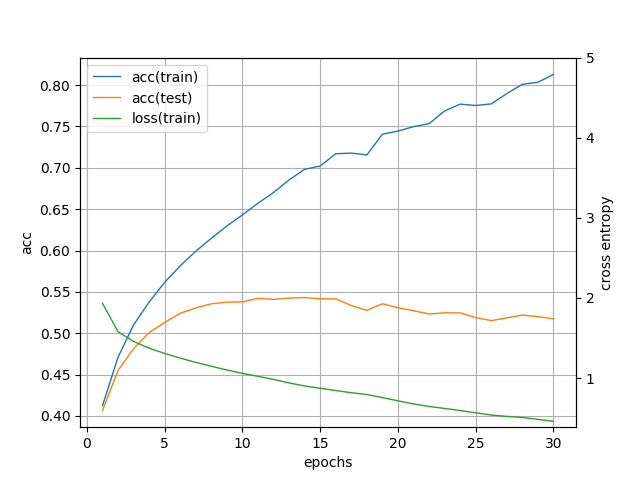

Recreate this plot in Python.
import numpy as np
import chainer
from chainer import Chain, Variable, cuda
import chainer.functions as F
import chainer.links as L
from chainer.cuda import cupy as cp
from matplotlib import pyplot as plt
import argparse
from copy import copy

batch_size = 500
n_pretrain = 15
n_maxtrain = 30

class NeuralNet(chainer.Chain):
	def __init__(self, n_hidden=1000, w1=None, b1=None, w2=None, w3=None):
		super().__init__()
		with self.init_scope():
			self.l1 = L.Convolution2D(3, 4, 5, initialW=w1, initial_bias=b1)
			self.l2 = L.Linear(3136, n_hidden, nobias=True, initialW=w2)
			self.l3 = L.Linear(n_hidden, 10, nobias=True, initialW=w3)
	
	def __call__(self, x, unchain=False):
		h1 = F.relu(self.l1(x))
		if unchain:
			h1.unchain()
		h2 = F.relu(self.l2(h1))
		return self.l3(h2)
	
	def prun(self, threshold=0.1):
		xp = self.xp
		w1 = self.l1.W.data
		b1 = self.l1.b.data
		w2 = self.l2.W.data
		w3 = self.l3.W.data
		beta = xp.sum(w2 ** 2, axis=1)
		cbf = xp.sort(beta)[threshold*beta.shape[0]]
		filter = cbf <= beta
		w2 = w2[filter]
		w3 = w3.T[filter].T
		n_hidden = int(xp.sum(filter))
		if type(w1) is cp.core.core.ndarray:
			w1 = w1.get()
			b1 = b1.get()
			w2 = w2.get()
			w3 = w3.get()
			return NeuralNet(n_hidden, w1, b1, w2, w3).to_gpu(0), n_hidden
		else:
			return NeuralNet(n_hidden, w1, b1, w2, w3), n_hidden

def init_random():
	np.random.seed(rand_seed)
	cp.random.seed(rand_seed)

def get_acc(model, xs, ts):
	bs = []
	xp = model.xp
	for i in range(len(xs)//batch_size):
		bs.append(model(xs[i * batch_size:(i + 1) * batch_size]).data)
	ys = xp.argmax(xp.vstack(bs), axis=1)
	num_cors = xp.sum(ys == ts)
	acc = num_cors / ts.shape[0]
	if type(acc) is cp.core.core.ndarray:
		return float(acc.get())
	return float(acc)

def stack_result(tag, plot_data):
	if tag not in result_dct.keys():
		result_dct[tag] = {}
	for c, (label, val) in enumerate(plot_data.items()):
		if label in result_dct[tag].keys():
			result_dct[tag][label].append(val)
		else:
			result_dct[tag][label] = [val]
	
def plot_figure():
	fig = plt.figure()
	for tag in result_dct.keys():
		ax1 = fig.add_subplot(1,1,1)
		ax2 = ax1.twinx()
		for c, (label, vval) in enumerate(result_dct[tag].items()):
			val = np.mean(vval, axis=0)
			if label.startswith('acc'):
				print(f'{label} max:',np.max(val),'last:',val[-1])
				ax1.plot(np.arange(len(val))+1, val, color=f'C{c}', label=label, linewidth=1.)
			else:
				ax2.plot(np.arange(len(val))+1, val, color=f'C{c}', label=label, linewidth=1.)
		h1, l1 = ax1.get_legend_handles_labels()
		h2, l2 = ax2.get_legend_handles_labels()
		ax1.legend(h1+h2, l1+l2)
		ax1.set_xlabel('epochs')
		ax1.set_ylabel('acc')
		ax1.grid(True)
		ax2.set_ylabel('cross entropy')
		ax2.set_ylim(ymax=5)
		plt.savefig(tag)
		plt.clf()
	
def main():
	init_random()
	model = NeuralNet()
	if args.gpu:
		cuda.get_device(0).use()
		model.to_gpu(0)

	train, test = chainer.datasets.get_cifar10()
	xs, ts = train._datasets
	txs, tts = test._datasets
	xs = cp.array(xs.reshape((len(xs),3,32,32)))
	ts = cp.array(ts)
	txs = cp.array(txs.reshape((len(txs),3,32,32)))
	tts = cp.array(tts)
	
	def train_model(num_epochs, model, unchain=False):
		init_random()
		xp = model.xp
		optimizer = chainer.optimizers.Adam()
		optimizer.setup(model)
		acc_train = []
		loss_train = []
		acc_test = []
		for i in range(num_epochs):
			loss_train_log = []
			n_loop = int(len(xs) // batch_size)
			optimizer.new_epoch()
			for j in range(n_loop):
				model.zerograds()
				x = xs[j * batch_size:(j + 1) * batch_size]
				t = ts[j * batch_size:(j + 1) * batch_size]
				t = Variable(t)
				y = model(x, unchain=unchain)
				loss = F.softmax_cross_entropy(y, t)
				loss.backward()
				optimizer.update()
				loss_train_log.append(xp.mean(loss.data))
			acc_train.append(get_acc(model, xs, ts))
			loss_train.append(float(np.sum(loss_train_log)/n_loop))
			acc_test.append(get_acc(model, txs, tts))
		return {'acc(train)':acc_train, 'acc(test)':acc_test, 'loss(train)':loss_train}
		
	if not(args.basic or args.pruning or args.iteration or args.minimal):
		data = train_model(n_maxtrain, model)
		stack_result('test.png', data)
	elif args.basic or args.pruning or args.iteration:
		pretrain_data = train_model(n_pretrain, model)
	
	if args.basic:
		# basic score
		model0 = model.copy('copy')
		base_data = train_model(n_maxtrain-n_pretrain, model0, args.unchain)
		base_train = pretrain_data['acc(train)']+base_data['acc(train)']
		base_test = pretrain_data['acc(test)']+base_data['acc(test)']
		base_loss = pretrain_data['loss(train)']+base_data['loss(train)']
		stack_result('basic_unchain.png' if args.unchain else 'basic.png',
					{'acc(train)':base_train,'acc(test)':base_test,'loss(train)':base_loss})
		del model0
	
	if args.pruning:
		# train pruned net
		model1, nodes1 = model.prun(0.65)
		model2, nodes2 = model.prun(0.75)
		prun_data1 = train_model(n_maxtrain-n_pretrain, model1, args.unchain)
		prun_data2 = train_model(n_maxtrain-n_pretrain, model2, args.unchain)
		prun_train1 = pretrain_data['acc(train)']+prun_data1['acc(train)']
		prun_test1 = pretrain_data['acc(test)']+prun_data1['acc(test)']
		prun_loss1 = pretrain_data['loss(train)']+prun_data1['loss(train)']
		prun_train2 = pretrain_data['acc(train)']+prun_data2['acc(train)']
		prun_test2 = pretrain_data['acc(test)']+prun_data2['acc(test)']
		prun_loss2 = pretrain_data['loss(train)']+prun_data2['loss(train)']
		stack_result('pruning_unchain.png' if args.unchain else 'pruning.png',
					{	f'acc(train1_{nodes1})':prun_train1,f'acc(test1_{nodes1}':prun_test1,
						f'acc(train2_{nodes2})':prun_train2,f'acc(test2_{nodes2}':prun_test2,
						f'loss(train1_{nodes1})':prun_loss1,f'loss(train2_{nodes2}':prun_loss2})
		del model1, model2

	if args.iteration:
		# train pruned net
		prun_train1 = pretrain_data['acc(train)'][:]
		prun_test1 = pretrain_data['acc(test)'][:]
		prun_loss1 = pretrain_data['loss(train)'][:]
		prun_train2 = pretrain_data['acc(train)'][:]
		prun_test2 = pretrain_data['acc(test)'][:]
		prun_loss2 = pretrain_data['loss(train)'][:]
		model1 = model.copy('copy')
		model2 = model.copy('copy')
		for i in range(n_maxtrain-n_pretrain):
			model1, nodes1 = model1.prun(0.067595123)  # (0.65^15)^f-1
			model2, nodes2 = model2.prun(0.142304101)  # (0.9^15)^f-1
			prun_data1 = train_model(1, model1, args.unchain)
			prun_data2 = train_model(1, model2, args.unchain)
			prun_train1 = prun_train1+prun_data1['acc(train)']
			prun_test1 = prun_test1+prun_data1['acc(test)']
			prun_loss1 = prun_loss1+prun_data1['loss(train)']
			prun_train2 = prun_train2+prun_data2['acc(train)']
			prun_test2 = prun_test2+prun_data2['acc(test)']
			prun_loss2 = prun_loss2+prun_data2['loss(train)']
		stack_result('iteration_unchain.png' if args.unchain else 'iteration.png',
					{	f'acc(train1_{nodes1})':prun_train1,f'acc(test1_{nodes1}':prun_test1,
						f'acc(train2_{nodes2})':prun_train2,f'acc(test2_{nodes2}':prun_test2,
						f'loss(train1_{nodes1})':prun_loss1,f'loss(train2_{nodes1}':prun_loss2})
		del model1, model2
	
	if args.minimal:
		# basic score
		model0 = NeuralNet(100)
		model0.to_gpu(0)
		pretrain_data = train_model(n_pretrain, model0)
		mini_data = train_model(n_maxtrain-n_pretrain, model0)
		mini_train = pretrain_data['acc(train)']+mini_data['acc(train)']
		mini_test = pretrain_data['acc(test)']+mini_data['acc(test)']
		mini_loss = pretrain_data['loss(train)']+mini_data['loss(train)']
		stack_result('minimal.png',
					{'acc(train_min)':mini_train,'acc(test_min)':mini_test,'loss(train_min)':mini_loss})
		del model0

if __name__ == '__main__':
	ps = argparse.ArgumentParser( description='ML Test' )
	ps.add_argument( '--gpu', '-g', action='store_true', help='Use GPU' )
	ps.add_argument( '--basic', '-b', action='store_true', help='Train Basic Neuralnet' )
	ps.add_argument( '--pruning', '-p', action='store_true', help='Train Pruning Neuralnet' )
	ps.add_argument( '--iteration', '-i', action='store_true', help='Iterate Pruning Neuralnet' )
	ps.add_argument( '--unchain', '-u', action='store_true', help='Unchain to Convolusion' )
	ps.add_argument( '--minimal', '-m', action='store_true', help='Minimal hidden size' )
	args = ps.parse_args()
	result_dct = {}
	rand_seed = 1
	main()
	rand_seed = 2
	main()
	rand_seed = 3
	main()
	plot_figure()
	
